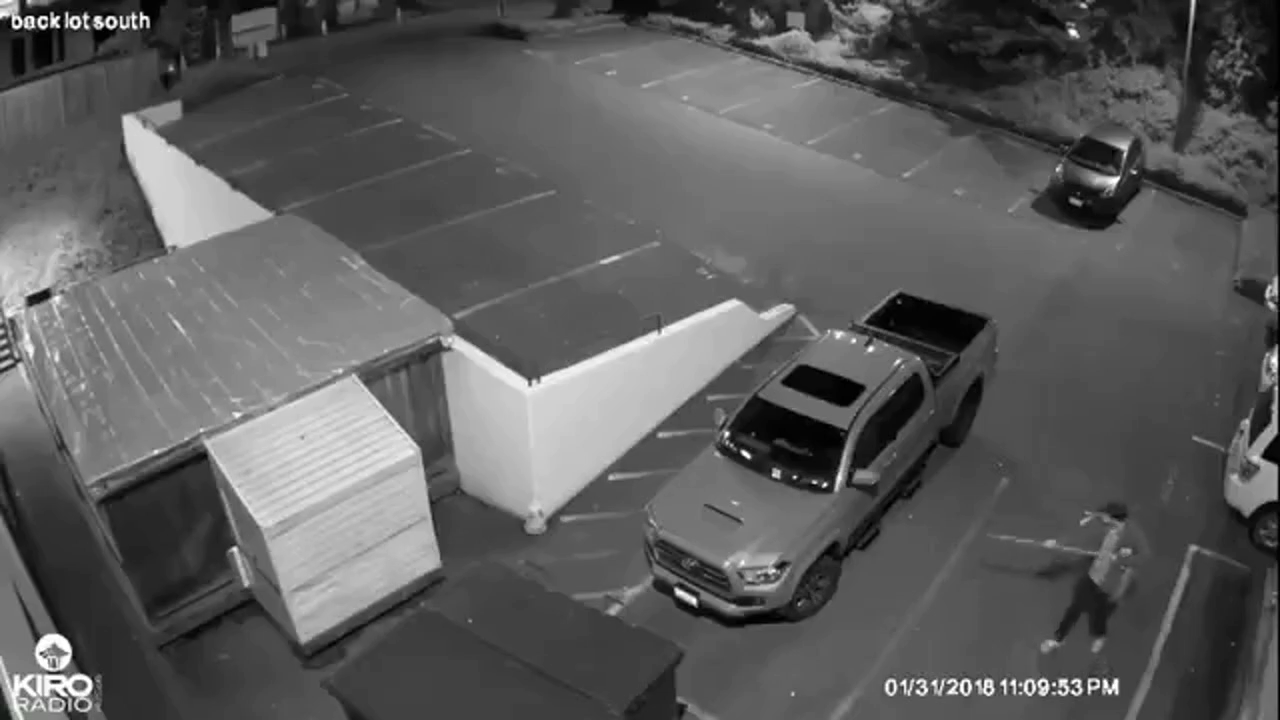
#> input picture frame 15 of test_video_ai_5s.mp4, 1280 x 720 px, given in place of traffic.mp4, which was not available
$ python 01_video_processing.py
#> lines starting #> are read from the running program, lines starting #| are printed output that depends on the picture; after the words box and inside, x2 and y2 are one past the last pixel; in counts of white or black regions, pixels touching at a corner belong together
import cv2
import time

# Пути к файлам
INPUT_VIDEO = "traffic.mp4"  # Замените на свой файл с видео
OUTPUT_VIDEO = "output.mp4"


def process_video():
    # Открываем захват видео
    cap = cv2.VideoCapture(INPUT_VIDEO)

    if not cap.isOpened():
        print("Error: Could not open video.")
        return

    # Получаем метаданные видео
    width = int(cap.get(cv2.CAP_PROP_FRAME_WIDTH))
    height = int(cap.get(cv2.CAP_PROP_FRAME_HEIGHT))
    fps = cap.get(cv2.CAP_PROP_FPS)
    total_frames = int(cap.get(cv2.CAP_PROP_FRAME_COUNT))

    print(f"Video info: {width}x{height} @ {fps} FPS. Total frames: {total_frames}")

    # Настраиваем "Писатель" (Writer) для сохранения результата
    # Codec 'mp4v' обычно работает везде. Для веба лучше 'avc1' (h.264), но требует OpenH264
    fourcc = cv2.VideoWriter_fourcc(*'mp4v')
    out = cv2.VideoWriter(OUTPUT_VIDEO, fourcc, fps, (width, height))

    frame_count = 0
    start_time = time.time()

    while True:
        # Читаем кадр. ret - успешность (True/False), frame - картинка (NumPy array)
        ret, frame = cap.read()
#> frame is the input picture: shape (720, 1280, 3); mean B, G, R 92.7, 92.7, 92.7

        if not ret:
            print("Video finished or error.")
            break

        # --- ЗДЕСЬ БУДЕТ МАГИЯ AI (пока просто инвертируем цвета) ---
        # Обработка: превратим в негатив (демонстрация попиксельной операции)
        # frame = cv2.bitwise_not(frame)
        # (Закомментировано, чтобы сохранить оригинальные цвета для след. примера)

        # Просто нарисуем счетчик кадров
        cv2.putText(frame, f"Frame: {frame_count}", (50, 50),
                    cv2.FONT_HERSHEY_SIMPLEX, 1, (0, 255, 0), 2)
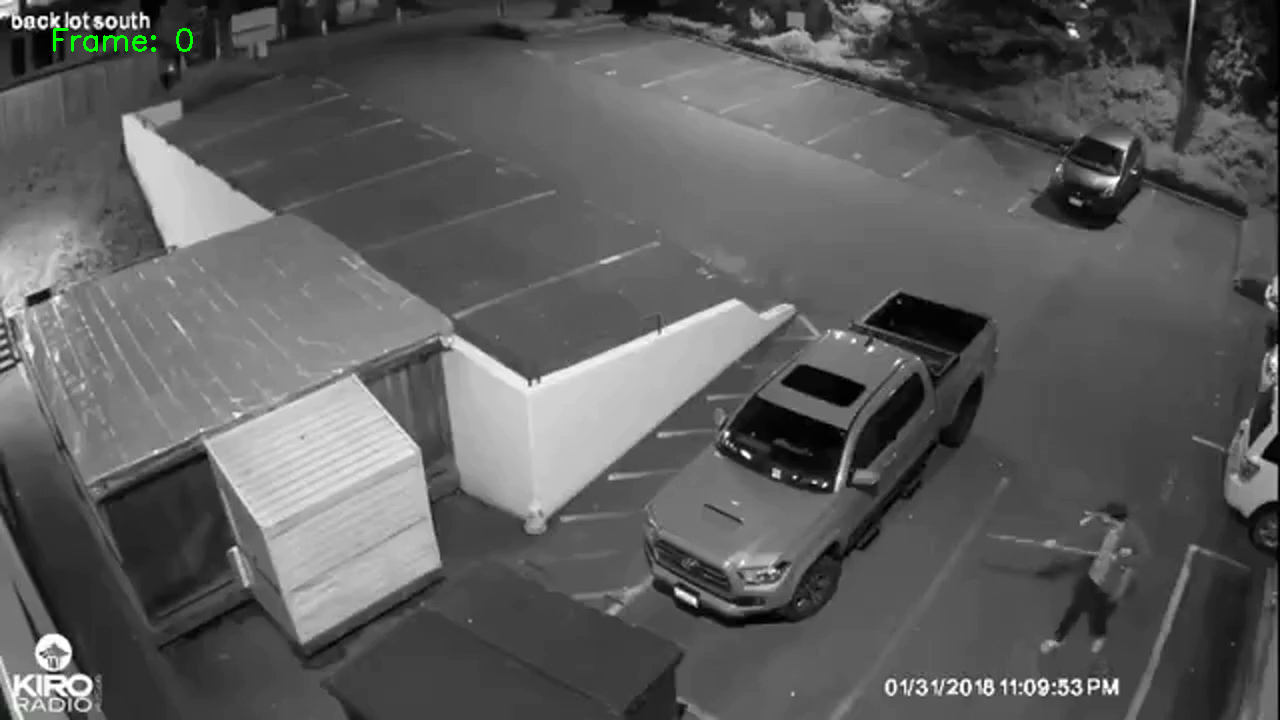
#> frame: shape (720, 1280, 3); 0.1% of pixels changed, all inside (x1, y1, x2, y2) = (53, 28, 193, 52)

        # Записываем обработанный кадр в файл
        out.write(frame)

        frame_count += 1

        # Прогресс бар в консоли (чтобы не скучать)
        if frame_count % 30 == 0:
            print(f"Processed {frame_count}/{total_frames} frames...")

    # Освобождаем ресурсы (ОЧЕНЬ ВАЖНО)
    cap.release()
    out.release()

    duration = time.time() - start_time
    print(f"Done! Saved to {OUTPUT_VIDEO}. Time: {duration:.2f}s")


if __name__ == "__main__":
    process_video()

$ run again, starting later in the video
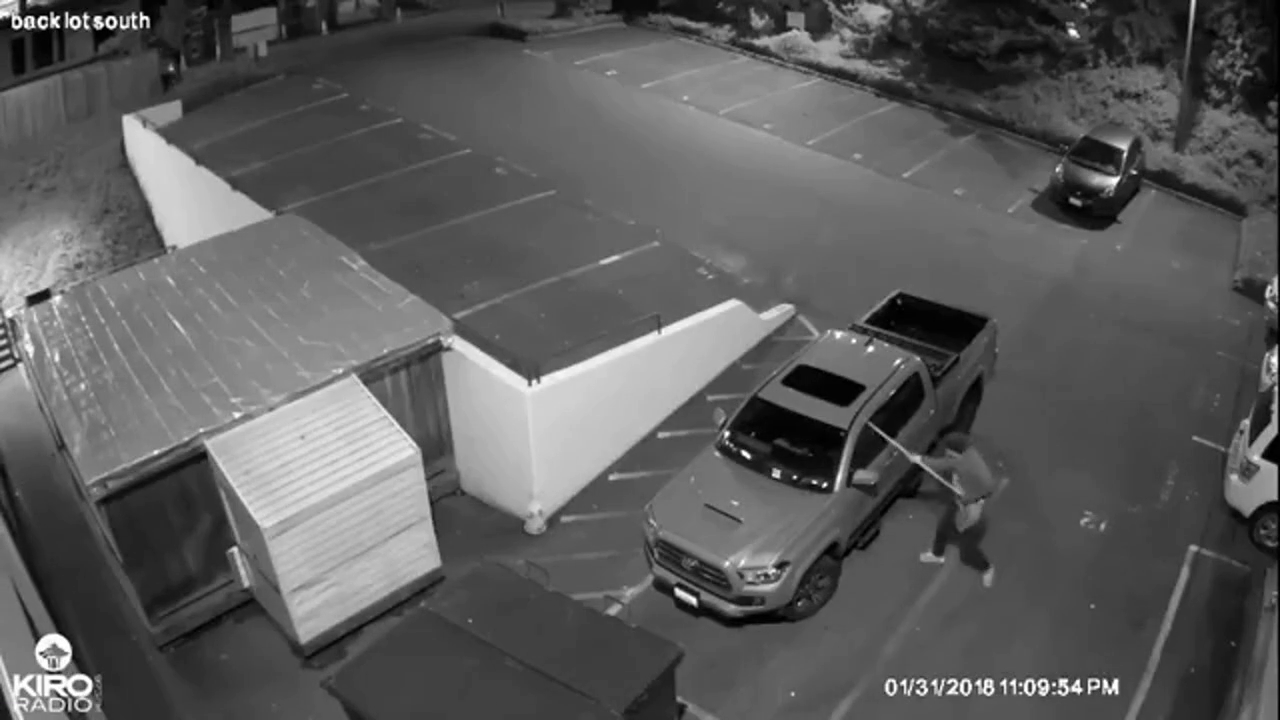
#> input picture frame 67 of test_video_ai_5s.mp4, 1280 x 720 px, given in place of traffic.mp4, which was not available
#> in process_video, frame is the input picture: shape (720, 1280, 3); mean B, G, R 92.6, 92.6, 92.6
#> in process_video, `cv2.putText(frame, f"Frame: {frame_count}", (50, 50), cv2.FONT_HERSHEY..`:
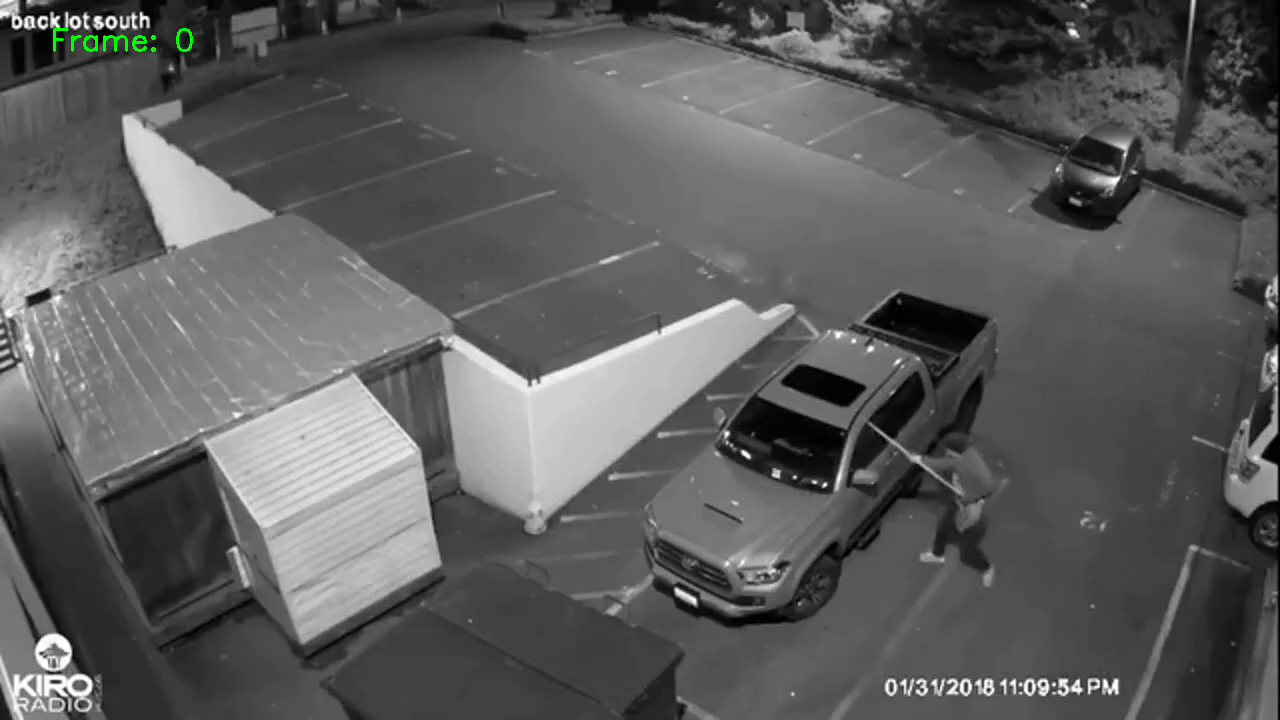
#> frame: shape (720, 1280, 3); 0.1% of pixels changed, all inside (x1, y1, x2, y2) = (53, 28, 193, 52)

$ run again, starting later in the video
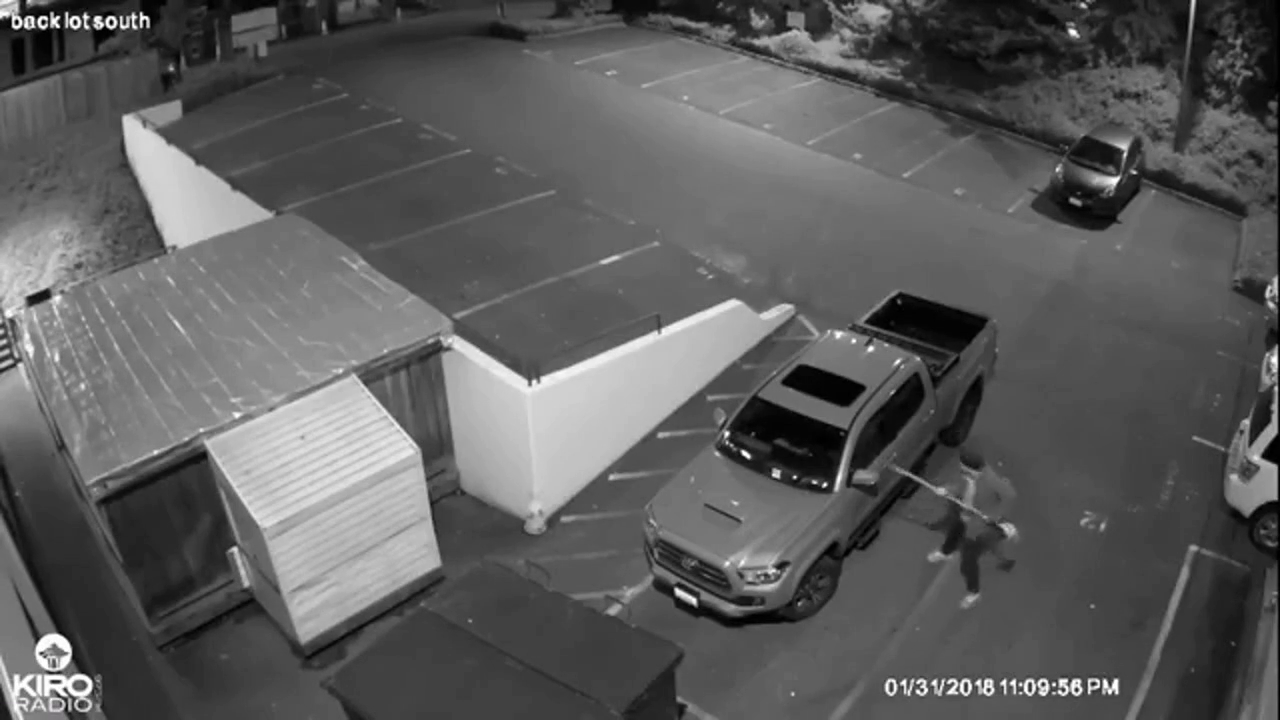
#> input picture frame 120 of test_video_ai_5s.mp4, 1280 x 720 px, given in place of traffic.mp4, which was not available
#> in process_video, frame is the input picture: shape (720, 1280, 3); mean B, G, R 92.6, 92.6, 92.6
#> in process_video, `cv2.putText(frame, f"Frame: {frame_count}", (50, 50), cv2.FONT_HERSHEY..`:
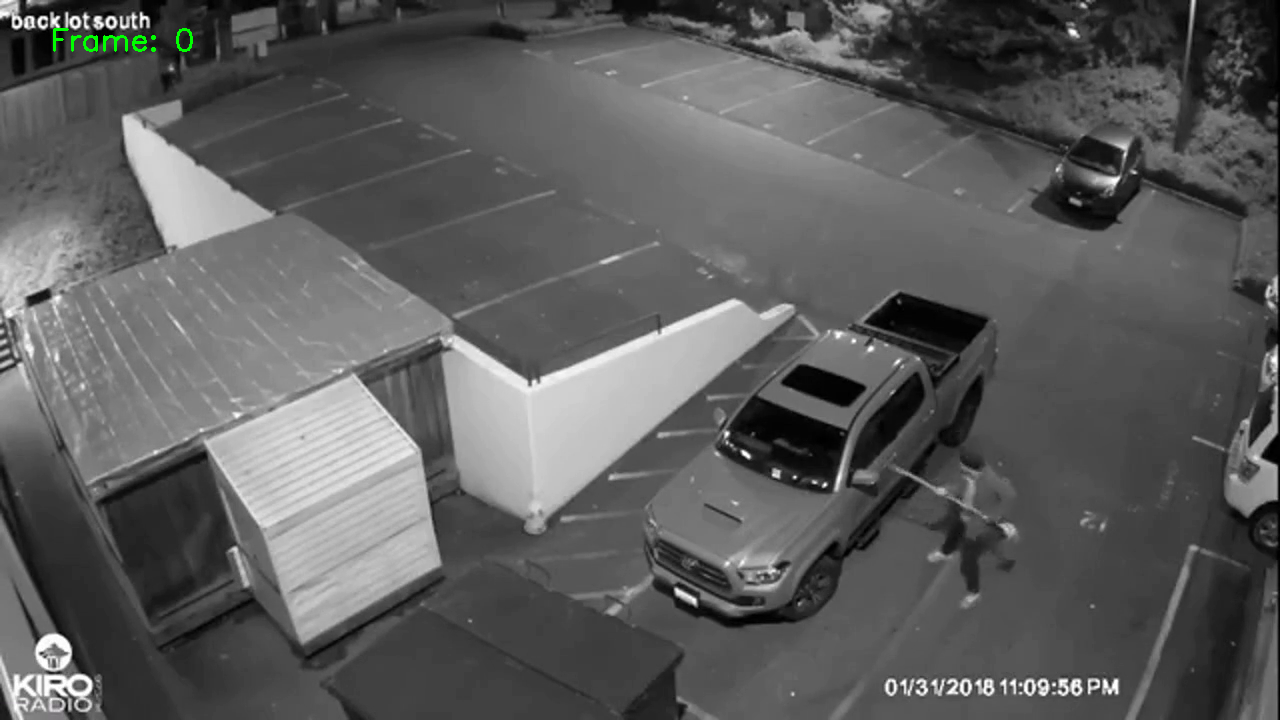
#> frame: shape (720, 1280, 3); 0.1% of pixels changed, all inside (x1, y1, x2, y2) = (53, 28, 193, 52)
